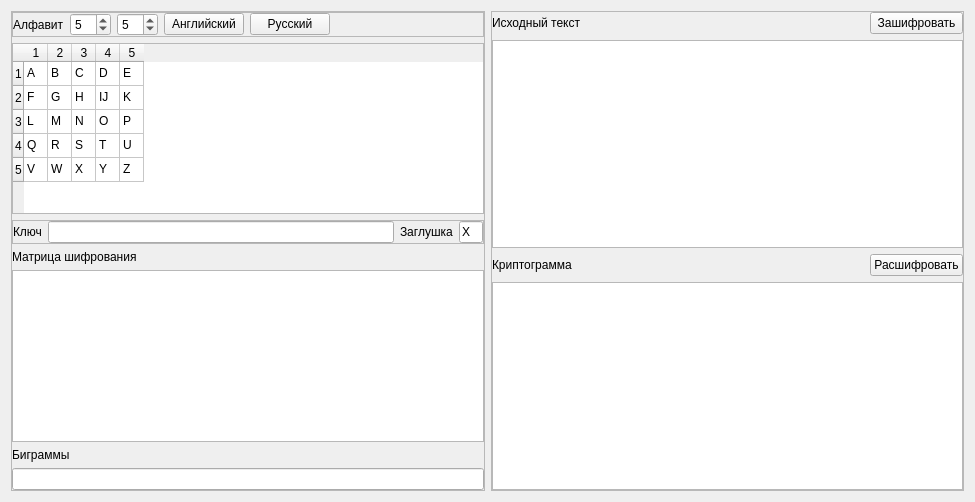
<?xml version="1.0" encoding="UTF-8"?>
<ui version="4.0">
 <class>Playfair</class>
 <widget class="QWidget" name="Playfair">
  <property name="geometry">
   <rect>
    <x>0</x>
    <y>0</y>
    <width>975</width>
    <height>502</height>
   </rect>
  </property>
  <property name="windowTitle">
   <string>Шифр Плейфера</string>
  </property>
  <layout class="QGridLayout" name="gridLayout">
   <item row="0" column="0">
    <widget class="QFrame" name="LeftFrame">
     <property name="sizePolicy">
      <sizepolicy hsizetype="Expanding" vsizetype="Preferred">
       <horstretch>1</horstretch>
       <verstretch>0</verstretch>
      </sizepolicy>
     </property>
     <property name="frameShape">
      <enum>QFrame::StyledPanel</enum>
     </property>
     <property name="frameShadow">
      <enum>QFrame::Raised</enum>
     </property>
     <layout class="QVBoxLayout" name="verticalLayout">
      <property name="leftMargin">
       <number>0</number>
      </property>
      <property name="topMargin">
       <number>0</number>
      </property>
      <property name="rightMargin">
       <number>0</number>
      </property>
      <property name="bottomMargin">
       <number>0</number>
      </property>
      <item>
       <widget class="QFrame" name="AlphabetOptionsFrame">
        <property name="frameShape">
         <enum>QFrame::StyledPanel</enum>
        </property>
        <property name="frameShadow">
         <enum>QFrame::Raised</enum>
        </property>
        <layout class="QHBoxLayout" name="horizontalLayout_2">
         <property name="leftMargin">
          <number>0</number>
         </property>
         <property name="topMargin">
          <number>0</number>
         </property>
         <property name="rightMargin">
          <number>0</number>
         </property>
         <property name="bottomMargin">
          <number>0</number>
         </property>
         <item>
          <widget class="QLabel" name="AlphabetLabel">
           <property name="text">
            <string>Алфавит</string>
           </property>
          </widget>
         </item>
         <item>
          <widget class="QSpinBox" name="AlphabetHeightSpin">
           <property name="sizePolicy">
            <sizepolicy hsizetype="Maximum" vsizetype="Fixed">
             <horstretch>0</horstretch>
             <verstretch>0</verstretch>
            </sizepolicy>
           </property>
           <property name="minimum">
            <number>1</number>
           </property>
           <property name="maximum">
            <number>10</number>
           </property>
           <property name="value">
            <number>5</number>
           </property>
          </widget>
         </item>
         <item>
          <widget class="QSpinBox" name="AlphabetWidthSpin">
           <property name="sizePolicy">
            <sizepolicy hsizetype="Maximum" vsizetype="Fixed">
             <horstretch>0</horstretch>
             <verstretch>0</verstretch>
            </sizepolicy>
           </property>
           <property name="minimum">
            <number>1</number>
           </property>
           <property name="maximum">
            <number>10</number>
           </property>
           <property name="value">
            <number>5</number>
           </property>
          </widget>
         </item>
         <item>
          <widget class="QPushButton" name="EnglishAlphabetButton">
           <property name="text">
            <string>Английский</string>
           </property>
          </widget>
         </item>
         <item>
          <widget class="QPushButton" name="RussianAlphabetButton">
           <property name="text">
            <string>Русский</string>
           </property>
          </widget>
         </item>
         <item>
          <spacer name="HorizontalSpacer">
           <property name="orientation">
            <enum>Qt::Horizontal</enum>
           </property>
           <property name="sizeHint" stdset="0">
            <size>
             <width>40</width>
             <height>20</height>
            </size>
           </property>
          </spacer>
         </item>
        </layout>
       </widget>
      </item>
      <item>
       <widget class="QTableWidget" name="AlphabetTable">
        <attribute name="horizontalHeaderMinimumSectionSize">
         <number>24</number>
        </attribute>
        <attribute name="horizontalHeaderDefaultSectionSize">
         <number>24</number>
        </attribute>
        <attribute name="verticalHeaderMinimumSectionSize">
         <number>24</number>
        </attribute>
        <attribute name="verticalHeaderDefaultSectionSize">
         <number>24</number>
        </attribute>
        <row>
         <property name="text">
          <string>1</string>
         </property>
        </row>
        <row>
         <property name="text">
          <string>2</string>
         </property>
        </row>
        <row>
         <property name="text">
          <string>3</string>
         </property>
        </row>
        <row>
         <property name="text">
          <string>4</string>
         </property>
        </row>
        <row>
         <property name="text">
          <string>5</string>
         </property>
        </row>
        <column>
         <property name="text">
          <string>1</string>
         </property>
        </column>
        <column>
         <property name="text">
          <string>2</string>
         </property>
        </column>
        <column>
         <property name="text">
          <string>3</string>
         </property>
        </column>
        <column>
         <property name="text">
          <string>4</string>
         </property>
        </column>
        <column>
         <property name="text">
          <string>5</string>
         </property>
        </column>
        <item row="0" column="0">
         <property name="text">
          <string>A</string>
         </property>
        </item>
        <item row="0" column="1">
         <property name="text">
          <string>B</string>
         </property>
        </item>
        <item row="0" column="2">
         <property name="text">
          <string>C</string>
         </property>
        </item>
        <item row="0" column="3">
         <property name="text">
          <string>D</string>
         </property>
        </item>
        <item row="0" column="4">
         <property name="text">
          <string>E</string>
         </property>
        </item>
        <item row="1" column="0">
         <property name="text">
          <string>F</string>
         </property>
        </item>
        <item row="1" column="1">
         <property name="text">
          <string>G</string>
         </property>
        </item>
        <item row="1" column="2">
         <property name="text">
          <string>H</string>
         </property>
        </item>
        <item row="1" column="3">
         <property name="text">
          <string>IJ</string>
         </property>
        </item>
        <item row="1" column="4">
         <property name="text">
          <string>K</string>
         </property>
        </item>
        <item row="2" column="0">
         <property name="text">
          <string>L</string>
         </property>
        </item>
        <item row="2" column="1">
         <property name="text">
          <string>M</string>
         </property>
        </item>
        <item row="2" column="2">
         <property name="text">
          <string>N</string>
         </property>
        </item>
        <item row="2" column="3">
         <property name="text">
          <string>O</string>
         </property>
        </item>
        <item row="2" column="4">
         <property name="text">
          <string>P</string>
         </property>
        </item>
        <item row="3" column="0">
         <property name="text">
          <string>Q</string>
         </property>
        </item>
        <item row="3" column="1">
         <property name="text">
          <string>R</string>
         </property>
        </item>
        <item row="3" column="2">
         <property name="text">
          <string>S</string>
         </property>
        </item>
        <item row="3" column="3">
         <property name="text">
          <string>T</string>
         </property>
        </item>
        <item row="3" column="4">
         <property name="text">
          <string>U</string>
         </property>
        </item>
        <item row="4" column="0">
         <property name="text">
          <string>V</string>
         </property>
        </item>
        <item row="4" column="1">
         <property name="text">
          <string>W</string>
         </property>
        </item>
        <item row="4" column="2">
         <property name="text">
          <string>X</string>
         </property>
        </item>
        <item row="4" column="3">
         <property name="text">
          <string>Y</string>
         </property>
        </item>
        <item row="4" column="4">
         <property name="text">
          <string>Z</string>
         </property>
        </item>
       </widget>
      </item>
      <item>
       <widget class="QFrame" name="KeyFrame">
        <property name="frameShape">
         <enum>QFrame::StyledPanel</enum>
        </property>
        <property name="frameShadow">
         <enum>QFrame::Raised</enum>
        </property>
        <layout class="QHBoxLayout" name="horizontalLayout">
         <property name="leftMargin">
          <number>0</number>
         </property>
         <property name="topMargin">
          <number>0</number>
         </property>
         <property name="rightMargin">
          <number>0</number>
         </property>
         <property name="bottomMargin">
          <number>0</number>
         </property>
         <item>
          <widget class="QLabel" name="KeyLabel">
           <property name="text">
            <string>Ключ</string>
           </property>
          </widget>
         </item>
         <item>
          <widget class="QLineEdit" name="KeyEdit"/>
         </item>
         <item>
          <widget class="QLabel" name="StubLabel">
           <property name="text">
            <string>Заглушка</string>
           </property>
          </widget>
         </item>
         <item>
          <widget class="QLineEdit" name="StubEdit">
           <property name="maximumSize">
            <size>
             <width>24</width>
             <height>16777215</height>
            </size>
           </property>
           <property name="text">
            <string>X</string>
           </property>
           <property name="maxLength">
            <number>1</number>
           </property>
          </widget>
         </item>
        </layout>
       </widget>
      </item>
      <item>
       <widget class="QLabel" name="EncodingMatrixLabel">
        <property name="text">
         <string>Матрица шифрования</string>
        </property>
       </widget>
      </item>
      <item>
       <widget class="QTableWidget" name="EncodingMatrixTable">
        <property name="editTriggers">
         <set>QAbstractItemView::NoEditTriggers</set>
        </property>
        <attribute name="horizontalHeaderMinimumSectionSize">
         <number>24</number>
        </attribute>
        <attribute name="horizontalHeaderDefaultSectionSize">
         <number>24</number>
        </attribute>
        <attribute name="verticalHeaderMinimumSectionSize">
         <number>24</number>
        </attribute>
        <attribute name="verticalHeaderDefaultSectionSize">
         <number>24</number>
        </attribute>
       </widget>
      </item>
      <item>
       <widget class="QLabel" name="DigramsLabel">
        <property name="text">
         <string>Биграммы</string>
        </property>
       </widget>
      </item>
      <item>
       <widget class="QLineEdit" name="DigramsEdit">
        <property name="readOnly">
         <bool>true</bool>
        </property>
       </widget>
      </item>
     </layout>
    </widget>
   </item>
   <item row="0" column="1">
    <widget class="QFrame" name="RightFrame">
     <property name="sizePolicy">
      <sizepolicy hsizetype="Expanding" vsizetype="Preferred">
       <horstretch>1</horstretch>
       <verstretch>0</verstretch>
      </sizepolicy>
     </property>
     <property name="frameShape">
      <enum>QFrame::StyledPanel</enum>
     </property>
     <property name="frameShadow">
      <enum>QFrame::Raised</enum>
     </property>
     <layout class="QGridLayout" name="gridLayout_2">
      <property name="leftMargin">
       <number>0</number>
      </property>
      <property name="topMargin">
       <number>0</number>
      </property>
      <property name="rightMargin">
       <number>0</number>
      </property>
      <property name="bottomMargin">
       <number>0</number>
      </property>
      <item row="0" column="1">
       <widget class="QPushButton" name="EncodeButton">
        <property name="sizePolicy">
         <sizepolicy hsizetype="Minimum" vsizetype="Fixed">
          <horstretch>0</horstretch>
          <verstretch>0</verstretch>
         </sizepolicy>
        </property>
        <property name="text">
         <string>Зашифровать</string>
        </property>
       </widget>
      </item>
      <item row="3" column="1">
       <widget class="QPushButton" name="DecodeButton">
        <property name="sizePolicy">
         <sizepolicy hsizetype="Maximum" vsizetype="Fixed">
          <horstretch>0</horstretch>
          <verstretch>0</verstretch>
         </sizepolicy>
        </property>
        <property name="text">
         <string>Расшифровать</string>
        </property>
       </widget>
      </item>
      <item row="0" column="0">
       <widget class="QLabel" name="MessageLabel">
        <property name="text">
         <string>Исходный текст</string>
        </property>
       </widget>
      </item>
      <item row="3" column="0">
       <widget class="QLabel" name="CodeLabel">
        <property name="text">
         <string>Криптограмма</string>
        </property>
       </widget>
      </item>
      <item row="5" column="0" colspan="2">
       <widget class="QPlainTextEdit" name="CodeEdit"/>
      </item>
      <item row="2" column="0" colspan="2">
       <widget class="QPlainTextEdit" name="MessageEdit"/>
      </item>
     </layout>
    </widget>
   </item>
  </layout>
 </widget>
 <resources/>
 <connections/>
</ui>
